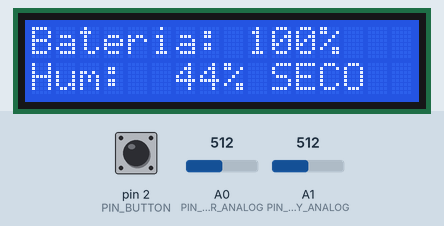
This sketch was run on a simulated Arduino Uno, built with avr-gcc and run on an emulated ATmega328P. On the bench: 16×2 character LCD. The test bench sets the inputs (shaded band); at power-on: A0 (PIN_SENSOR_ANALOG) = 512, A1 (PIN_BATTERY_ANALOG) = 512, pin 2 (PIN_BUTTON) HIGH. What the sketch prints to the serial monitor is not drawn.

Above: at 2.8 s.
2.9 s: A0 (PIN_SENSOR_ANALOG) set to 461
At 4.1 s:
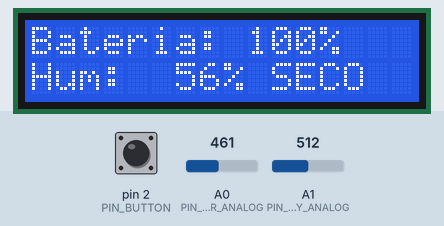
5.2 s: A0 (PIN_SENSOR_ANALOG) set to 440
At 6.9 s:
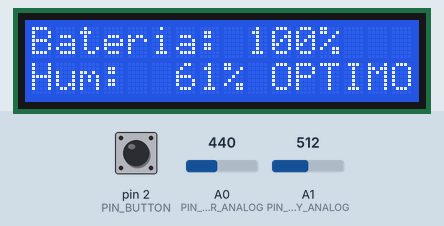
7.2 s: A0 (PIN_SENSOR_ANALOG) set to 374
At 8.4 s:
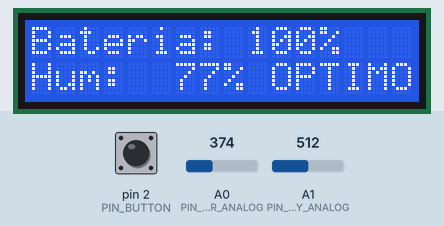
9.2 s: A0 (PIN_SENSOR_ANALOG) set to 342
At 10.3 s:
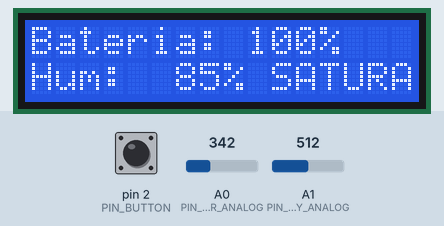
11.2 s: A1 (PIN_BATTERY_ANALOG) set to 306
At 12.3 s:
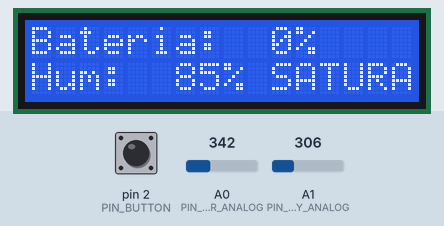
13.2 s: A1 (PIN_BATTERY_ANALOG) set to 122
At 15.0 s:
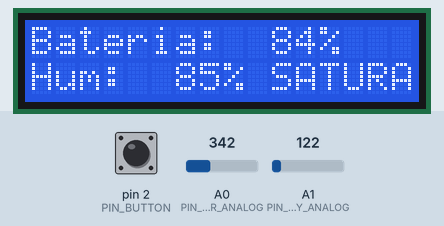
Timing chart, 0 to 16.2 s (numbered marks = the images above; inputs shaded):
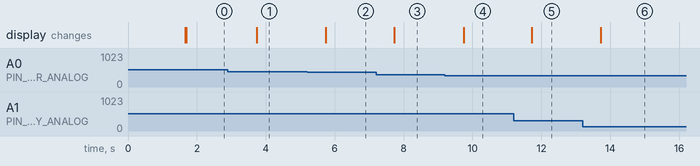

The sketch:

papa_sensor_uno.ino
```cpp
/*
 * ======================================================================================
 * PROYECTO DE DISEÑO INDUSTRIAL: DISPOSITIVO EXPERIMENTAL T-6
 * MONITOREO DE HUMEDAD EN SUELO PARA CULTIVO DE PAPA cv. DÉSIRÉE (Chile) - AFC
 * VERSIÓN BLUETOOTH HC-05 + ARDUINO UNO + SENSOR FC-28 + LCD 16x2 I2C
 * Basado en la configuración validada de pines y hardware de referencia (celesteVfc28)
 * ======================================================================================
 *
 * CONFIGURACIÓN DE PINES:
 * - Bluetooth HC-05:
 *     Pin D12 de Arduino (RX) -> Conectar al TXD del HC-05
 *     Pin D13 de Arduino (TX) -> Conectar al RXD del HC-05 (con divisor o directo)
 * - Sensor de Humedad FC-28:
 *     Pin A0 -> Entrada analógica de señal
 *     VCC    -> 5V de Arduino (o Pin D7 si usa alimentación controlada)
 *     GND    -> GND de Arduino
 * - Pantalla LCD 16x2 I2C (PCF8574 dirección 0x27):
 *     SDA    -> Pin A4
 *     SCL    -> Pin A5
 *     VCC    -> 5V
 *     GND    -> GND
 * - Pulsador de activación (opcional):
 *     Pin D2 -> Pulsador a GND (usa INPUT_PULLUP interno)
 * - Divisor de Batería (opcional):
 *     Pin A1 -> Divisor 100k/100k a positivo de celda 18650 (respaldo automático a 84% si no hay hardware)
 *
 * ESPECIFICACIÓN DE PANTALLA LCD:
 * 1. Al encender: "PapaSense T6" / "Iniciando..."
 * 2. En funcionamiento continuo:
 *    - Línea 0: "Bateria:  84%"
 *    - Línea 1: "Hum:  72% OPTIMO" (o SECO / SATURADO)
 * ======================================================================================
 */

#include <Wire.h>
#include <LiquidCrystal_I2C.h>
#include <SoftwareSerial.h>

// --------------------------------------------------------------------------------------
// CONFIGURACIÓN DE PINES DE HARDWARE (Mapeo validado en prototipo)
// --------------------------------------------------------------------------------------
const int PIN_SENSOR_ANALOG  = A0;  // FC-28 señal analógica
const int PIN_BATTERY_ANALOG = A1;  // Entrada divisor batería
const int PIN_SENSOR_POWER   = 7;   // Alimentación opcional D7
const int PIN_BUTTON         = 2;   // Pulsador de activación en D2 (INPUT_PULLUP)

// Módulo Bluetooth HC-05 en pines 12 (RX) y 13 (TX)
const int PIN_BT_RX          = 9; // Arduino RX <- TXD de HC-05
const int PIN_BT_TX          = 12; // Arduino TX -> RXD de HC-05
SoftwareSerial btSerial(PIN_BT_RX, PIN_BT_TX);

// Pantalla LCD I2C (dirección estándar 0x27, 16 columnas x 2 filas)
LiquidCrystal_I2C lcd(0x27, 16, 2);

// --------------------------------------------------------------------------------------
// CALIBRACIÓN EMPÍRICA DEL SENSOR FC-28 (Ajustada según referencia celesteVfc28)
// --------------------------------------------------------------------------------------
const int AirValue   = 700; // Valor en seco (aire)
const int WaterValue = 280; // Valor saturado (agua)

// --------------------------------------------------------------------------------------
// UMBRALES AGRONÓMICOS - PAPA cv. DÉSIRÉE (INIA Chile / Suelo Franco)
// --------------------------------------------------------------------------------------
const int UMBRAL_SECO_DESIREE      = 60; // < 60% Estrés hídrico (riesgo sarna común)
const int UMBRAL_SATURADO_DESIREE  = 80; // > 80% Riesgo saturación / tizón tardío

// --------------------------------------------------------------------------------------
// GESTIÓN DE TIEMPOS Y HIBERNACIÓN
// --------------------------------------------------------------------------------------
const unsigned long INTERVALO_LECTURA_MS = 1000UL;  // Muestreo cada 1 segundo (rápido y ágil)
const unsigned long TIEMPO_HIBERNACION   = 60000UL; // 1 minuto si se activa hibernación
const unsigned long DEBOUNCE_DELAY       = 50UL;    // Filtro antirrebote mecánico (50 ms)
const bool USAR_HIBERNACION_LCD          = true;   // true = apaga luz tras 1 min; false = siempre encendida

// --------------------------------------------------------------------------------------
// VARIABLES GLOBALES
// --------------------------------------------------------------------------------------
int humedadPorcentaje = 72;
int valorAdcFiltrado  = 480;
String estadoCultivo  = "OPTIMO";

int bateriaPorcentaje = 84;
float bateriaVoltaje  = 3.98;

unsigned long tiempoUltimaLectura = 0;
unsigned long tiempoEncendidoLCD  = 0;
bool pantallaActiva               = true;

int estadoBotonAnterior           = HIGH;
unsigned long ultimoCambioBoton   = 0;

// ======================================================================================
// SETUP
// ======================================================================================
void setup() {
  // Comunicación serie estándar (USB) a 9600 baudios
  Serial.begin(9600);

  // Comunicación serie Bluetooth HC-05 a 9600 baudios
  btSerial.begin(9600);

  // Pin de alimentación de sensor (por si está conectado a D7)
  pinMode(PIN_SENSOR_POWER, OUTPUT);
  digitalWrite(PIN_SENSOR_POWER, HIGH);

  // Pulsador en D2 con resistencia pull-up interna
  pinMode(PIN_BUTTON, INPUT_PULLUP);

  pinMode(PIN_SENSOR_ANALOG, INPUT);
  pinMode(PIN_BATTERY_ANALOG, INPUT);

  // Inicialización de la pantalla LCD
  lcd.init();
  lcd.backlight();

  // 1. Pantalla de inicio con nombre del proyecto
  lcd.clear();
  lcd.setCursor(2, 0);
  lcd.print("PapaSense T6");
  lcd.setCursor(2, 1);
  lcd.print("Iniciando...");

  Serial.println(F("[PapaSense T6] Sistema listo. Bluetooth HC-05 en pines D12/D13 (9600 baud)."));
  btSerial.println(F("{\"status\":\"READY\",\"msg\":\"PapaSense T6 Online\"}"));

  delay(1500);
  lcd.clear();

  // Primera lectura inmediata
  leerSensorHumedad();
  leerBateria();
  evaluarEstado();
  actualizarPantallaLCD();

  tiempoEncendidoLCD = millis();
}

// ======================================================================================
// LOOP PRINCIPAL
// ======================================================================================
void loop() {
  unsigned long tiempoActual = millis();

  // --- 1. Gestión del botón pulsador en D2 (antirrebote) ---
  int lecturaBoton = digitalRead(PIN_BUTTON);
  if (lecturaBoton != estadoBotonAnterior) {
    ultimoCambioBoton = tiempoActual;
  }
  if ((tiempoActual - ultimoCambioBoton) > DEBOUNCE_DELAY) {
    if (lecturaBoton == LOW) {
      tiempoEncendidoLCD = tiempoActual;
      if (!pantallaActiva) {
        pantallaActiva = true;
        lcd.display();
        lcd.backlight();
        actualizarPantallaLCD();
      }
    }
  }
  estadoBotonAnterior = lecturaBoton;

  // --- 2. Hibernación opcional de pantalla LCD ---
  if (USAR_HIBERNACION_LCD && pantallaActiva && (tiempoActual - tiempoEncendidoLCD >= TIEMPO_HIBERNACION)) {
    pantallaActiva = false;
    lcd.noBacklight();
    lcd.noDisplay();
  }

  // --- 3. Lectura periódica y telemetría cada 1 segundo ---
  if (tiempoActual - tiempoUltimaLectura >= INTERVALO_LECTURA_MS) {
    tiempoUltimaLectura = tiempoActual;

    leerSensorHumedad();
    leerBateria();
    evaluarEstado();

    if (pantallaActiva) {
      actualizarPantallaLCD();
    }

    enviarTelemetriaBluetoothYUSB();
  }

  // --- 4. Comandos entrantes desde la App vía Bluetooth o USB ---
  if (btSerial.available()) {
    String cmd = btSerial.readStringUntil('\n');
    cmd.trim();
    if (cmd == "GET" || cmd == "PING" || cmd == "READ") {
      enviarTelemetriaBluetoothYUSB();
    }
  }
  if (Serial.available()) {
    String cmdUsb = Serial.readStringUntil('\n');
    cmdUsb.trim();
    if (cmdUsb == "GET" || cmdUsb == "PING" || cmdUsb == "READ") {
      enviarTelemetriaBluetoothYUSB();
    }
  }
}

// ======================================================================================
// LECTURA DEL SENSOR FC-28
// ======================================================================================
void leerSensorHumedad() {
  digitalWrite(PIN_SENSOR_POWER, HIGH);

  // Muestreo con promedio de 3 lecturas rápidas
  long suma = 0;
  for (int i = 0; i < 3; i++) {
    suma += analogRead(PIN_SENSOR_ANALOG);
    delay(3);
  }
  valorAdcFiltrado = suma / 3;

  // Conversión con valores empíricos: AirValue=700 (seco), WaterValue=280 (saturado)
  humedadPorcentaje = map(valorAdcFiltrado, AirValue, WaterValue, 0, 100);
  humedadPorcentaje = constrain(humedadPorcentaje, 0, 100);
}

// ======================================================================================
// LECTURA DE BATERÍA
// ======================================================================================
void leerBateria() {
  int adcBat = analogRead(PIN_BATTERY_ANALOG);
  float vLeido = (adcBat * 5.0 / 1023.0) * 2.0;

  // Si no hay divisor conectado en A1 (<1.5V), asigna valor nominal de 84% (4.02V)
  if (vLeido < 1.5) {
    bateriaVoltaje = 4.02;
    bateriaPorcentaje = 84;
  } else {
    bateriaVoltaje = vLeido;
    bateriaPorcentaje = map((int)(bateriaVoltaje * 100), 320, 420, 0, 100);
    bateriaPorcentaje = constrain(bateriaPorcentaje, 0, 100);
  }
}

// ======================================================================================
// EVALUACIÓN DE ESTADO AGRONÓMICO
// ======================================================================================
void evaluarEstado() {
  if (humedadPorcentaje < UMBRAL_SECO_DESIREE) {
    estadoCultivo = "SECO";
  } else if (humedadPorcentaje > UMBRAL_SATURADO_DESIREE) {
    estadoCultivo = "SATURADO";
  } else {
    estadoCultivo = "OPTIMO";
  }
}

// ======================================================================================
// PANTALLA LCD 16x2: LECTURA DIRECTA
// Línea 0: "Bateria:  84%"
// Línea 1: "Hum:  72% OPTIMO" (o "Hum:  45% SECO" / "Hum:  92% SATURADO")
// ======================================================================================
void actualizarPantallaLCD() {
  // Línea 0: Batería
  lcd.setCursor(0, 0);
  lcd.print("Bateria: ");
  if (bateriaPorcentaje < 100) lcd.print(" ");
  lcd.print(bateriaPorcentaje);
  lcd.print("%   ");

  // Línea 1: Humedad y Estado
  lcd.setCursor(0, 1);
  lcd.print("Hum: ");
  if (humedadPorcentaje < 100) lcd.print(" ");
  if (humedadPorcentaje < 10) lcd.print(" ");
  lcd.print(humedadPorcentaje);
  lcd.print("% ");

  if (estadoCultivo == "OPTIMO") {
    lcd.print("OPTIMO  ");
  } else if (estadoCultivo == "SECO") {
    lcd.print("SECO    ");
  } else {
    lcd.print("SATURADO");
  }
}

// ======================================================================================
// ENVÍO DE DATOS VÍA BLUETOOTH HC-05 Y USB SERIAL EN SIMULTÁNEO
// Formato JSON compatible con la aplicación web y línea legible por monitor serie
// ======================================================================================
void enviarTelemetriaBluetoothYUSB() {
  String json = "{";
  json += "\"moisture\":" + String(humedadPorcentaje) + ",";
  json += "\"raw\":" + String(valorAdcFiltrado) + ",";
  json += "\"status\":\"" + estadoCultivo + "\",";
  json += "\"battery\":" + String(bateriaPorcentaje) + ",";
  json += "\"battery_v\":" + String(bateriaVoltaje, 2) + ",";
  json += "\"charging\":true,";
  json += "\"soh\":94";
  json += "}";

  // Transmitir JSON a la app móvil/web vía Bluetooth HC-05
  btSerial.println(json);

  // Transmitir JSON también por USB para depuración con cable directo
  Serial.println(json);
}
```

Measured:
- the behaviour switches between 449 and 448 on A0 (PIN_SENSOR_ANALOG) (found by bisection; images 1 and 2)
- the behaviour switches between 360 and 359 on A0 (PIN_SENSOR_ANALOG) (found by bisection; images 3 and 4)
- after the input at 2.9 s, the display: changes after 0.83 s (image 1)
- after the input at 5.2 s, the display: changes after 0.54 s (image 2)
- after the input at 7.2 s, the display: changes after 0.53 s (image 3)
- after the input at 9.2 s, the display: changes after 0.54 s (image 4)
- after the input at 11.2 s, the display: changes after 0.52 s (image 5)
- after the input at 13.2 s, the display: changes after 0.52 s (image 6)
